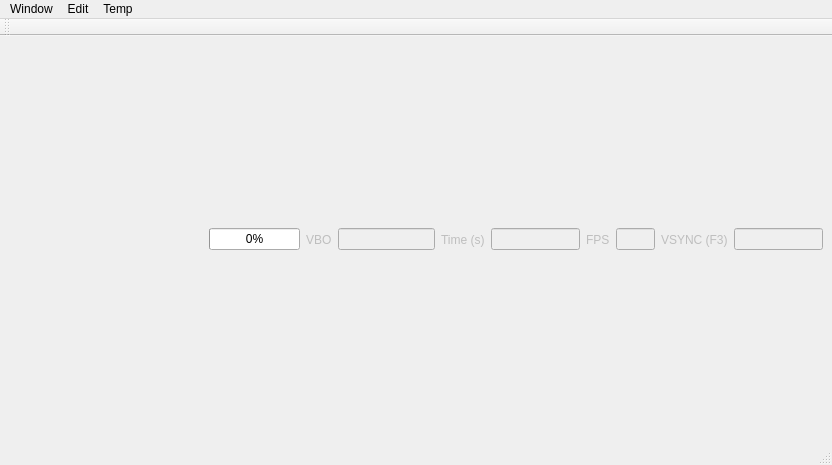
<?xml version="1.0" encoding="UTF-8"?>
<ui version="4.0">
 <class>ChildWindow</class>
 <widget class="QMainWindow" name="ChildWindow">
  <property name="geometry">
   <rect>
    <x>0</x>
    <y>0</y>
    <width>832</width>
    <height>465</height>
   </rect>
  </property>
  <property name="windowTitle">
   <string>MainWindow</string>
  </property>
  <widget class="QWidget" name="centralwidget">
   <layout class="QVBoxLayout" name="verticalLayout_2">
    <item>
     <layout class="QVBoxLayout" name="verticalLayout"/>
    </item>
    <item>
     <widget class="QFrame" name="statusBarFrame">
      <property name="frameShadow">
       <enum>QFrame::Plain</enum>
      </property>
      <layout class="QHBoxLayout" name="horizontalLayout">
       <property name="leftMargin">
        <number>0</number>
       </property>
       <property name="topMargin">
        <number>0</number>
       </property>
       <property name="rightMargin">
        <number>0</number>
       </property>
       <property name="bottomMargin">
        <number>0</number>
       </property>
       <item>
        <spacer name="horizontalSpacer_2">
         <property name="orientation">
          <enum>Qt::Horizontal</enum>
         </property>
         <property name="sizeType">
          <enum>QSizePolicy::Expanding</enum>
         </property>
         <property name="sizeHint" stdset="0">
          <size>
           <width>211</width>
           <height>20</height>
          </size>
         </property>
        </spacer>
       </item>
       <item>
        <widget class="QProgressBar" name="worker">
         <property name="sizePolicy">
          <sizepolicy hsizetype="Expanding" vsizetype="Fixed">
           <horstretch>0</horstretch>
           <verstretch>0</verstretch>
          </sizepolicy>
         </property>
         <property name="maximum">
          <number>1</number>
         </property>
         <property name="value">
          <number>0</number>
         </property>
         <property name="invertedAppearance">
          <bool>false</bool>
         </property>
         <property name="format">
          <string>%p%</string>
         </property>
        </widget>
       </item>
       <item>
        <widget class="QLabel" name="lblVBO">
         <property name="enabled">
          <bool>false</bool>
         </property>
         <property name="text">
          <string>VBO</string>
         </property>
        </widget>
       </item>
       <item>
        <widget class="QLineEdit" name="statVBO">
         <property name="enabled">
          <bool>false</bool>
         </property>
         <property name="sizePolicy">
          <sizepolicy hsizetype="Preferred" vsizetype="Fixed">
           <horstretch>0</horstretch>
           <verstretch>0</verstretch>
          </sizepolicy>
         </property>
        </widget>
       </item>
       <item>
        <widget class="QLabel" name="label_6">
         <property name="enabled">
          <bool>false</bool>
         </property>
         <property name="text">
          <string>Time (s)</string>
         </property>
        </widget>
       </item>
       <item>
        <widget class="QLineEdit" name="statTime">
         <property name="enabled">
          <bool>false</bool>
         </property>
         <property name="sizePolicy">
          <sizepolicy hsizetype="Preferred" vsizetype="Fixed">
           <horstretch>0</horstretch>
           <verstretch>0</verstretch>
          </sizepolicy>
         </property>
         <property name="maximumSize">
          <size>
           <width>100</width>
           <height>16777215</height>
          </size>
         </property>
         <property name="readOnly">
          <bool>true</bool>
         </property>
        </widget>
       </item>
       <item>
        <widget class="QLabel" name="lblFps">
         <property name="enabled">
          <bool>false</bool>
         </property>
         <property name="text">
          <string>FPS</string>
         </property>
        </widget>
       </item>
       <item>
        <widget class="QLineEdit" name="statFps">
         <property name="enabled">
          <bool>false</bool>
         </property>
         <property name="sizePolicy">
          <sizepolicy hsizetype="Preferred" vsizetype="Fixed">
           <horstretch>0</horstretch>
           <verstretch>0</verstretch>
          </sizepolicy>
         </property>
         <property name="maximumSize">
          <size>
           <width>50</width>
           <height>16777215</height>
          </size>
         </property>
         <property name="readOnly">
          <bool>true</bool>
         </property>
        </widget>
       </item>
       <item>
        <widget class="QLabel" name="lblVsync">
         <property name="enabled">
          <bool>false</bool>
         </property>
         <property name="text">
          <string>VSYNC (F3)</string>
         </property>
        </widget>
       </item>
       <item>
        <widget class="QLineEdit" name="statVsync">
         <property name="enabled">
          <bool>false</bool>
         </property>
         <property name="sizePolicy">
          <sizepolicy hsizetype="Preferred" vsizetype="Fixed">
           <horstretch>0</horstretch>
           <verstretch>0</verstretch>
          </sizepolicy>
         </property>
         <property name="maximumSize">
          <size>
           <width>100</width>
           <height>16777215</height>
          </size>
         </property>
        </widget>
       </item>
      </layout>
     </widget>
    </item>
   </layout>
  </widget>
  <widget class="QMenuBar" name="menubar">
   <property name="geometry">
    <rect>
     <x>0</x>
     <y>0</y>
     <width>832</width>
     <height>28</height>
    </rect>
   </property>
   <widget class="QMenu" name="menuTemp">
    <property name="title">
     <string>Temp</string>
    </property>
   </widget>
   <widget class="QMenu" name="menuWindow">
    <property name="title">
     <string>Window</string>
    </property>
    <addaction name="separator"/>
    <addaction name="actionPopIn"/>
    <addaction name="actionClose"/>
    <addaction name="separator"/>
    <addaction name="actionSaveWorkspace"/>
   </widget>
   <widget class="QMenu" name="menuEdit">
    <property name="title">
     <string>Edit</string>
    </property>
    <addaction name="actionCut"/>
    <addaction name="actionCopy"/>
    <addaction name="actionPaste"/>
    <addaction name="separator"/>
    <addaction name="actionUndo"/>
    <addaction name="separator"/>
    <addaction name="actionZoomIn"/>
    <addaction name="actionZoomOut"/>
    <addaction name="separator"/>
    <addaction name="actionReloadShaders"/>
    <addaction name="actionReloadTextures"/>
    <addaction name="separator"/>
    <addaction name="actionTakeScreenshot"/>
   </widget>
   <addaction name="menuWindow"/>
   <addaction name="menuEdit"/>
   <addaction name="menuTemp"/>
  </widget>
  <widget class="QToolBar" name="toolBar">
   <property name="windowTitle">
    <string>toolBar</string>
   </property>
   <property name="iconSize">
    <size>
     <width>26</width>
     <height>26</height>
    </size>
   </property>
   <property name="toolButtonStyle">
    <enum>Qt::ToolButtonTextBesideIcon</enum>
   </property>
   <attribute name="toolBarArea">
    <enum>TopToolBarArea</enum>
   </attribute>
   <attribute name="toolBarBreak">
    <bool>false</bool>
   </attribute>
  </widget>
  <widget class="QStatusBar" name="statusBar"/>
  <action name="actionClose">
   <property name="icon">
    <iconset resource="../resource/resource.qrc">
     <normaloff>:/16x16_ico_png/app_close_window.png</normaloff>:/16x16_ico_png/app_close_window.png</iconset>
   </property>
   <property name="text">
    <string>Close</string>
   </property>
   <property name="shortcut">
    <string>Ctrl+W</string>
   </property>
  </action>
  <action name="actionReloadShaders">
   <property name="icon">
    <iconset resource="../resource/resource.qrc">
     <normaloff>:/16x16_ico_png/refresh.png</normaloff>:/16x16_ico_png/refresh.png</iconset>
   </property>
   <property name="text">
    <string>Reload Shaders</string>
   </property>
   <property name="shortcut">
    <string>Alt+Shift+S</string>
   </property>
  </action>
  <action name="actionReloadTextures">
   <property name="icon">
    <iconset resource="../resource/resource.qrc">
     <normaloff>:/16x16_ico_png/refresh.png</normaloff>:/16x16_ico_png/refresh.png</iconset>
   </property>
   <property name="text">
    <string>Reload Textures</string>
   </property>
   <property name="shortcut">
    <string>Alt+Shift+T</string>
   </property>
  </action>
  <action name="actionZoomIn">
   <property name="icon">
    <iconset resource="../resource/resource.qrc">
     <normaloff>:/16x16_ico_png/zoom_in.png</normaloff>:/16x16_ico_png/zoom_in.png</iconset>
   </property>
   <property name="text">
    <string>Zoom In</string>
   </property>
   <property name="shortcut">
    <string>Ctrl++</string>
   </property>
  </action>
  <action name="actionZoomOut">
   <property name="icon">
    <iconset resource="../resource/resource.qrc">
     <normaloff>:/16x16_ico_png/zoom_out.png</normaloff>:/16x16_ico_png/zoom_out.png</iconset>
   </property>
   <property name="text">
    <string>Zoom Out</string>
   </property>
   <property name="shortcut">
    <string>Ctrl+-</string>
   </property>
  </action>
  <action name="actionPopIn">
   <property name="icon">
    <iconset resource="../resource/resource.qrc">
     <normaloff>:/16x16_ico_png/app_pop_in_window.png</normaloff>:/16x16_ico_png/app_pop_in_window.png</iconset>
   </property>
   <property name="text">
    <string>Pop In</string>
   </property>
   <property name="toolTip">
    <string>Pop window back in</string>
   </property>
   <property name="shortcut">
    <string>Ctrl+Shift+W</string>
   </property>
  </action>
  <action name="actionCut">
   <property name="icon">
    <iconset resource="../resource/resource.qrc">
     <normaloff>:/16x16_ico_png/cut.png</normaloff>:/16x16_ico_png/cut.png</iconset>
   </property>
   <property name="text">
    <string>Cut</string>
   </property>
   <property name="toolTip">
    <string>Cut the current object and place into clipboard</string>
   </property>
  </action>
  <action name="actionCopy">
   <property name="icon">
    <iconset resource="../resource/resource.qrc">
     <normaloff>:/16x16_ico_png/copy.png</normaloff>:/16x16_ico_png/copy.png</iconset>
   </property>
   <property name="text">
    <string>Copy</string>
   </property>
   <property name="toolTip">
    <string>Copy the currently selected object to clipboard</string>
   </property>
  </action>
  <action name="actionPaste">
   <property name="icon">
    <iconset resource="../resource/resource.qrc">
     <normaloff>:/16x16_ico_png/paste.png</normaloff>:/16x16_ico_png/paste.png</iconset>
   </property>
   <property name="text">
    <string>Paste</string>
   </property>
   <property name="toolTip">
    <string>Paste the current clipboard object</string>
   </property>
  </action>
  <action name="actionUndo">
   <property name="icon">
    <iconset resource="../resource/resource.qrc">
     <normaloff>:/16x16_ico_png/undo.png</normaloff>:/16x16_ico_png/undo.png</iconset>
   </property>
   <property name="text">
    <string>Undo</string>
   </property>
   <property name="toolTip">
    <string>Undo the last action</string>
   </property>
  </action>
  <action name="actionTakeScreenshot">
   <property name="icon">
    <iconset resource="../resource/resource.qrc">
     <normaloff>:/32x32_ico_png/camera.png</normaloff>:/32x32_ico_png/camera.png</iconset>
   </property>
   <property name="text">
    <string>Take Screenshot</string>
   </property>
   <property name="shortcut">
    <string>F9</string>
   </property>
  </action>
  <action name="actionSaveWorkspace">
   <property name="icon">
    <iconset resource="../resource/resource.qrc">
     <normaloff>:/16x16_ico_png/workspace_save.png</normaloff>:/16x16_ico_png/workspace_save.png</iconset>
   </property>
   <property name="text">
    <string>Save Workspace</string>
   </property>
   <property name="shortcut">
    <string>Ctrl+Shift+S</string>
   </property>
  </action>
 </widget>
 <resources>
  <include location="../resource/resource.qrc"/>
 </resources>
 <connections/>
</ui>
